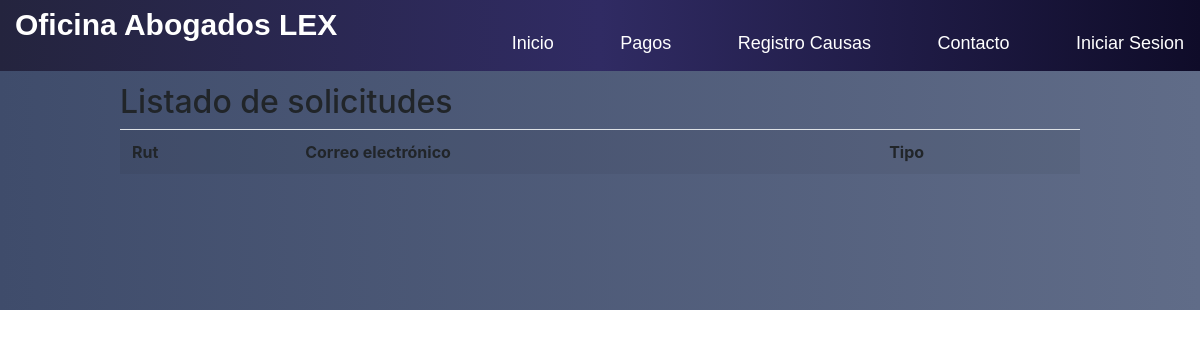
Before: /listar-solicitudes/ with the older database file.
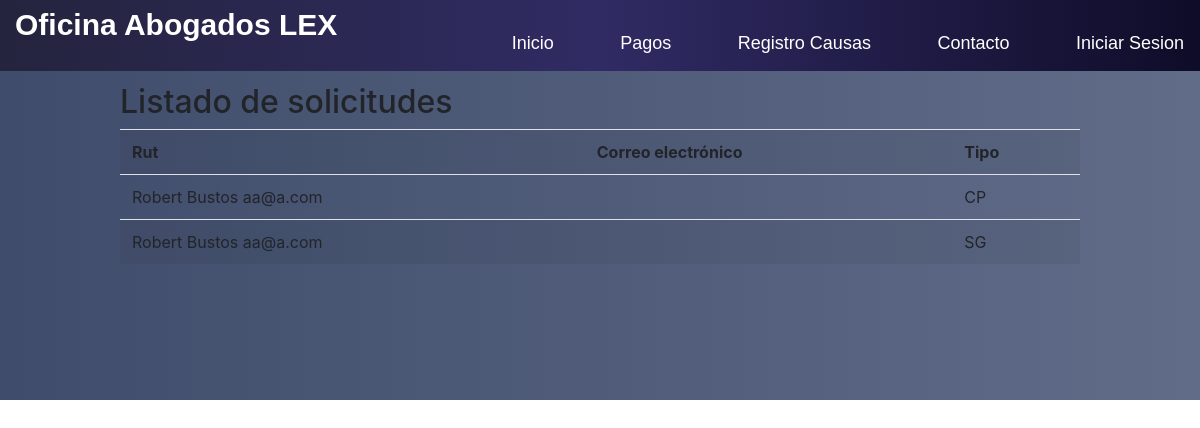
After: the same page with the newer database file.
### core/models.py (models this page shows, shortened)
class Solicitud(models.Model):
    CORPORATIVO = 'CP'
    BANCA = 'BN'
    DEFENSA = 'DF'
    ADMINISTRATIVO = 'AD'
    INMOBILIARIO = 'IM'
    SEGUROS = 'SG'
    MEDIOAMBIENTE = 'MA'
    TIPO_SOLICITUD = [
        (CORPORATIVO, 'Corporativo'),
        (BANCA, 'Bancario'),
        (DEFENSA, 'Defensa'),
        (ADMINISTRATIVO, 'Administrativo'),
        (INMOBILIARIO, 'Inmobiliario'),
        (SEGUROS, 'Seguros'),
        (MEDIOAMBIENTE, 'Medioambiente'),
    ]
    id = models.AutoField(primary_key=True)
    rut = models.ForeignKey(Cliente, on_delete=models.CASCADE)
    tipo = models.CharField(max_length=2, choices=TIPO_SOLICITUD, default=DEFENSA)

class Cliente(models.Model):
    rut = models.CharField(max_length=9, null=False)
    nombre = models.CharField(max_length=20, null=False)
    apellido_paterno = models.CharField(max_length=20, null=False)
    apellido_materno = models.CharField(max_length=20, null=False)
    email = models.EmailField(max_length=254)
    numero = models.CharField(max_length=9)
    def __str__(self):
        return self.nombre  + ' ' + self.apellido_paterno + ' ' + self.email

### pages/views.py (the view)
# urls.py: path('listar-solicitudes/', listar_solicitudes, name='listar_solicitudes'),
def listar_solicitudes(request):
    solicitudes = Solicitud.objects.all()
    context = {'solicitudes':solicitudes}
    return render(request, 'pages/listar_solicitudes.html', context)

### pages/templates/pages/listar_solicitudes.html (shortened to what this page needs)
<html lang="es">
<head>
    {% load static %}
    <link href="//maxcdn.bootstrapcdn.com/bootstrap/4.1.1/css/bootstrap.min.css" rel="stylesheet" id="bootstrap-css">
    <link rel="stylesheet" href="{% static '/css/main.css'%}">
</head>
<body>
    <nav class="main-navigation">
        <div class="navbar-header animated fadeInUp">
            <a class="navbar-brand" href="#">Oficina Abogados LEX</a>
        </div>
        <ul class="nav-list">
            <li class="nav-list-item">
                <a href="{% url 'home' %}" class="nav-link">Inicio</a>
            </li>
            <li class="nav-list-item">
                <a href="paginas/tarjeta.html" class="nav-link">Pagos</a>
            </li>
            <li class="nav-list-item">
                <a href="paginas/RegistroCausas.html" class="nav-link">Registro Causas</a>
            </li>
            <li class="nav-list-item">
                <a href="{% url 'contacto' %}" class="nav-link">Contacto</a>
            </li>
            <li class="nav-list-item">
                <a href="paginas/login.html" class="nav-link">Iniciar Sesion</a>
            </li>
        </ul>
    </nav>
    <br><br><br>
    <div class="how-section1">
        <div class="contenedor">
            <h2>Listado de solicitudes</h2>
            <table class="table table-striped">
                <tr>
                    <th>Rut</th>
                    <th>Correo electrónico</th>
                    <th>Tipo</th>
                </tr>
                {% for solicitud in solicitudes %}
                <tr>
                    <td>{{ solicitud.rut }}</td>
                    <td>{{ solicitud.correo }}</td>
                    <td>{{ solicitud.tipo }}</td>
                </tr>
                {% endfor %}
        </div>
    </div>
</body>
</html>

### static/css/main.css (style rules this page uses)
body { margin: 0; padding: 0; }
a.navbar-brand { float: left; height: 50px; padding: 15px 15px; font-size: 30px; line-height: 20px; text-decoration: none; color: white; font-family: Arial; font-weight: 700; }
nav.main-navigation { background: #0f0c29; background: -webkit-linear-gradient(to right, #24243e, #302b63, #0f0c29); background: linear-gradient(to right, #24243e, #302b63, #0f0c29); position: relative; }
nav.main-navigation ul.nav-list { margin: 0; padding: 0; list-style: none; position: relative; text-align: right; }
.nav-list li.nav-list-item { display: inline-block; line-height: 40px; margin-left: 30px; margin-top: 15px; }
a.nav-link { text-decoration: none; font-size: 18px; font-family: sans-serif; font-weight: 500; cursor: pointer; position: relative; color: white; }
.nav-list li { animation: FadeIn 1s cubic-bezier(0.65, 0.05, 0.36, 1); animation-fill-mode: both; }
.nav-list li:nth-child(1) { animation-delay: .3s; }
.nav-list li:nth-child(2) { animation-delay: .6s; }
.nav-list li:nth-child(3) { animation-delay: .9s; }
.nav-list li:nth-child(4) { animation-delay: 1.2s; }
.nav-list li:nth-child(5) { animation-delay: 1.5s; }
.animated { animation-duration: 1s; animation-fill-mode: both; -webkit-animation-duration: 1s; -webkit-animation-fill-mode: both }
.fadeInUp { opacity: 0; animation-name: fadeInUp; -webkit-animation-name: fadeInUp; }
.how-section1 { background: #606c88; background: -webkit-linear-gradient(to right, #3f4c6b, #606c88); background: linear-gradient(to right, #3f4c6b, #606c88); margin-top: -15%; padding: 10%; }

Changed rows visible on the page:
added Solicitud: rut "Robert Bustos aa@a.com", tipo "CP"
added Solicitud: rut "Robert Bustos aa@a.com", tipo "SG"
